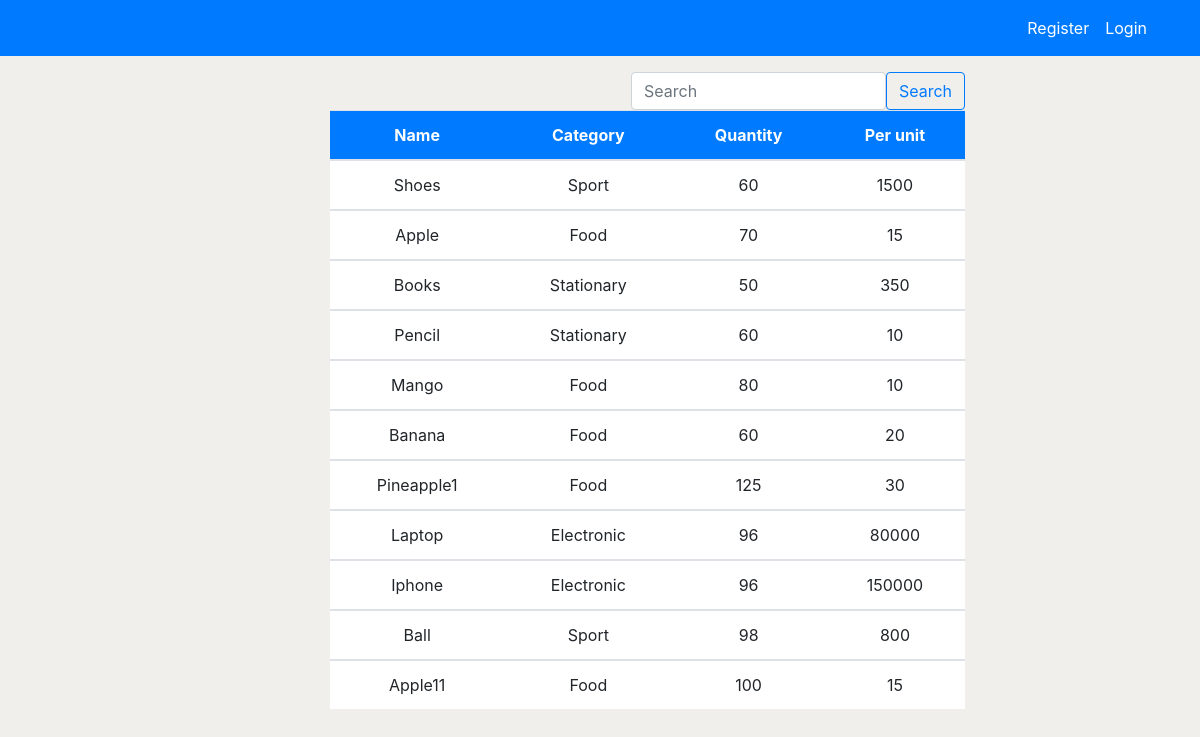
/products/staff, run on an earlier commit of the app's database.
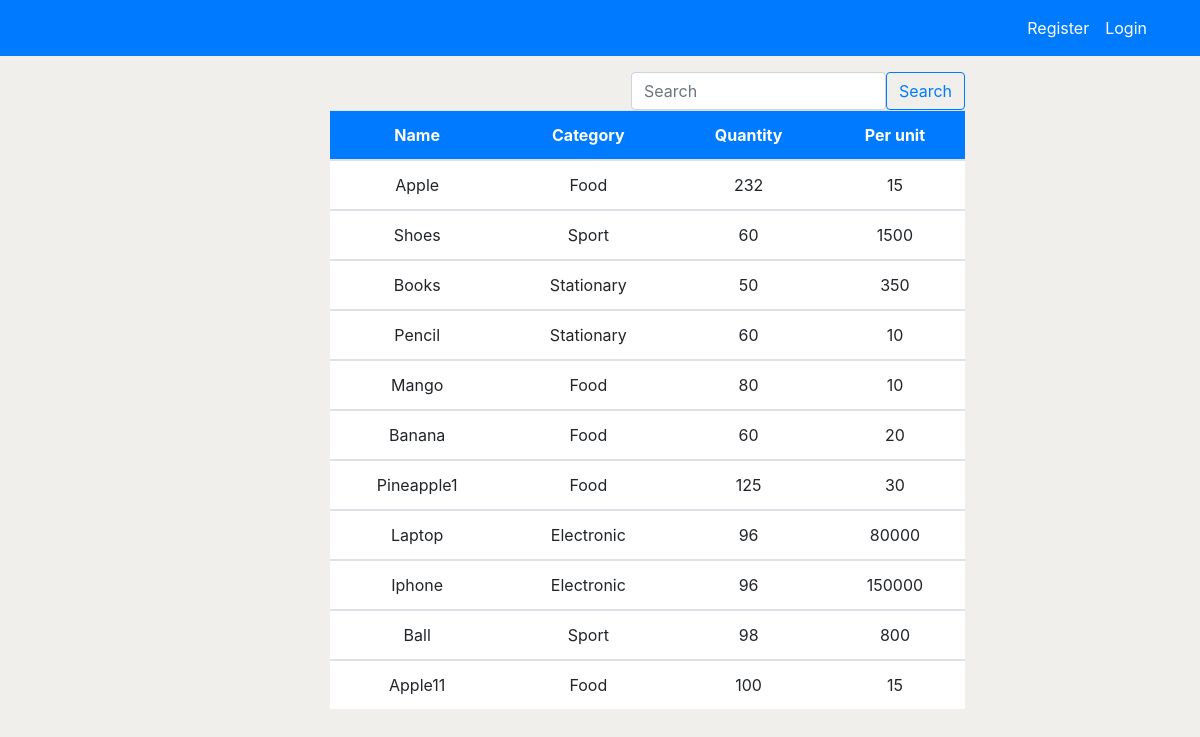
And on a later commit of the database.
### application/models.py (models this page shows, shortened)
class Product(models.Model):
    name = models.CharField(max_length=200, null=True)
    category = models.CharField(max_length=100, choices=CATEGORY)
    quantity = models.PositiveIntegerField(null=True)
    per_quantity = models.PositiveIntegerField(null=True)
    reorder_level = models.PositiveIntegerField(default=0, null=True, blank=True)
    product_in = models.PositiveIntegerField(default=0, null=True, blank=True)
    product_out = models.PositiveIntegerField(default=0, null=True, blank=True)
    total_sales = models.PositiveIntegerField(default=0, null=True, blank=True)
    class Meta:
        verbose_name_plural = 'Product'

### application/views.py (the view)
# urls.py: path('products/staff', views.productStaff, name='products-staff'),
def productStaff(request):
    product = Product.objects.all().order_by('-product_out')
    if 'term' in request.GET:
        result = Product.objects.filter(name__istartswith=request.GET.get('term'))
        titles = []
        for product in result:
            titles.append(product.name)
        return JsonResponse(titles, safe=False)
    context = {
        'product': product,
    }
    return render(request, 'application/products_staff.html', context)

### templates/application/products_staff.html (shortened to what this page needs)
{% extends 'partial/base.html' %}
{% load crispy_forms_tags %}
{% block content %}
<div class="container">
    <div class="row">
    <div class="col-md-4 offset-md-6 mt-3">
    <span class="step-links float-right">
        <form class="d-flex" action="{% url 'search' %}">
            <input class="form-control ml-3" type="search" placeholder="Search" aria-label="Search" name="search" id="search" required>
            <button class="btn btn-outline-primary" type="submit">Search</button>
          </form>
        </span>
    </div>
        <div class="col-md-7 offset-md-3">
            <table class="table bg-white">
                <thead class="bg-primary">
                    <tr class="text-white">
                        <th class="text-center" scope="col">Name</th>
                        <th class="text-center" scope="col">Category</th>
                        <th class="text-center" scope="col">Quantity</th>
                        <th class="text-center" scope="col">Per unit</th>
                    </tr>
                </thead>
                <tbody>
                    {% for p in product%}
                    <tr>
                        <td class="text-center">{{p.name}}</td>
                        <td class="text-center">{{p.category}}</td>
                        <td class="text-center">{{p.quantity}}</td>
                        <td class="text-center">{{p.per_quantity}}</td>
                    </tr>
                </tbody>
                {% endfor %}
            </table>
        </div>
    </div>
</div>
{% endblock %}

What changed in the data, as far as the page shows it:
changed Product "Apple": quantity "70" → "232"; moves up the list
